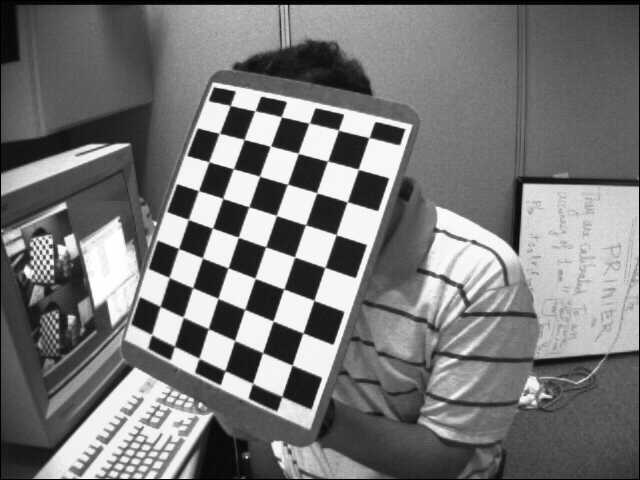
#> input picture website/block_3_vision/lsn17/cal_images/left07.jpg, 640 x 480 px, given in place of the camera
$ jupyter execute --allow-errors lsn17.ipynb   (shell and % lines are left out)   (older library calls are emulated)   (text cells are left out)
#> lines starting #> are read from the running program, lines starting #| are printed output that depends on the picture; pictures that were not available may be replaced by others from this repository, and a replacement may not be noted
[cell 1]
from __future__ import print_function, division
import numpy as np
import cv2
import time
from matplotlib import pyplot as plt # this lets you draw inline pictures in the notebooks
import pylab
pylab.rcParams['figure.figsize'] = (10.0, 18.0)

[cell 2]
cap = cv2.VideoCapture(0)
ret, frame = cap.read()
#> frame is the input picture: shape (480, 640, 3); min 0, max 255, mean 119.5
if ret:
    frame = cv2.cvtColor(frame, cv2.COLOR_BGR2RGB)
    plt.imshow(frame)

cap.release()

[cell 3]
# create a map to keep track of all these names
prop_map = {
    "pos_msec":cv2.CAP_PROP_POS_MSEC,
    "pos_frame":cv2.CAP_PROP_POS_FRAMES,
    "avi_ratio":cv2.CAP_PROP_POS_AVI_RATIO ,
    "width":cv2.CAP_PROP_FRAME_WIDTH ,
    "height":cv2.CAP_PROP_FRAME_HEIGHT ,
    "fps":cv2.CAP_PROP_FPS ,
    "fourcc":cv2.CAP_PROP_FOURCC ,
    "frame_count":cv2.CAP_PROP_FRAME_COUNT,
    "format":cv2.CAP_PROP_FORMAT ,
    "mode":cv2.CAP_PROP_MODE ,
    "brightness":cv2.CAP_PROP_BRIGHTNESS ,
    "contrast":cv2.CAP_PROP_CONTRAST ,
    "saturation":cv2.CAP_PROP_SATURATION,
    "hue":cv2.CAP_PROP_HUE ,
    "gain":cv2.CAP_PROP_GAIN ,
    "exposure":cv2.CAP_PROP_EXPOSURE ,
    "convert_rgb":cv2.CAP_PROP_CONVERT_RGB ,
 #   "white_balance":cv2.cv.CV_CAP_PROP_WHITE_BALANCE ,
    "rectification":cv2.CAP_PROP_RECTIFICATION}

# get a camera property
def get_prop(cam,name,prop_map):
    return cam.get(prop_map[name])

# set a camera property
def set_prop(cam,name,prop_map,value):
    cam.set(prop_map[name],value)

# print out all of the properites
def poll_props(cam,prop_map):
    out_map = {}
    for k,v in prop_map.items():
        result = cam.get(v)
        if( result == -1.0 ):
            out_map[k] = None
        else:
            out_map[k] = result
    return out_map

# create a camera and get its property
cam = cv2.VideoCapture(0)
properties = poll_props(cam,prop_map)

images = []

# list our properties
for k,v in properties.items():
    print("{0:<12}\t:{1:<12}".format(k,v))

# put our toys back on the shelf
cam.release()

[cell 4]
import opencvutils as cvu
from opencvutils.CameraCalibrate import CameraCalibration
print('OpenCV version {}'.format(cvu.get_opencv_version()))
#> (this line was passed over: opencvutils is not available in this run)
import glob

[cell 5]
calibration_images = 'cal_images/left*.jpg'
images = []
images = glob.glob(calibration_images)

#> (a cell that did not finish here is left out)

#> (a cell that did not finish here is left out)

#> (a cell that did not finish here is left out)

[cell 9]
imgL = cv2.pyrDown( cv2.imread('stereo/aloeL.jpg') )  # downscale images for faster processing
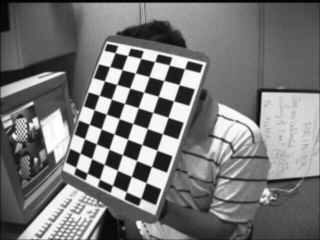
#> imgL: shape (240, 320, 3); min 1, max 255, mean 119.5
imgR = cv2.pyrDown( cv2.imread('stereo/aloeR.jpg') )
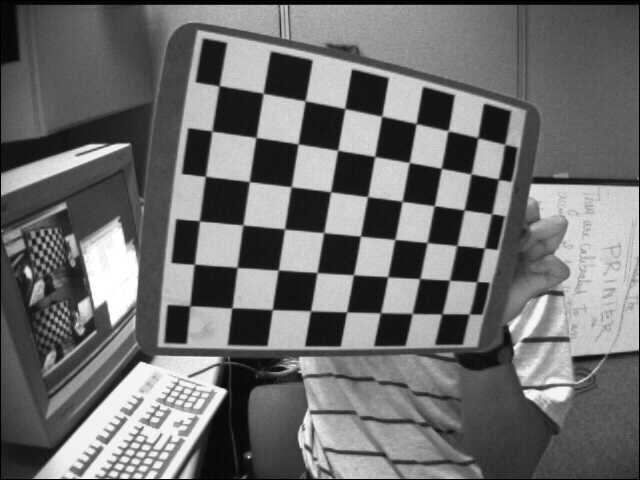
#> input picture website/block_3_vision/lsn17/cal_images/left09.jpg, 640 x 480 px, given in place of aloeR.jpg, which was not available
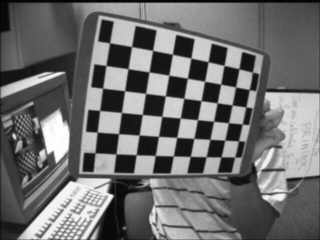
#> imgR: shape (240, 320, 3); min 1, max 255, mean 110.5

# disparity range is tuned for 'aloe' image pair
window_size = 3
min_disp = 16
num_disp = 112-min_disp
stereo = cv2.StereoSGBM_create(minDisparity = min_disp,
   numDisparities = num_disp,
   blockSize = 16,
   P1 = 8*3*window_size**2,
   P2 = 32*3*window_size**2,
   disp12MaxDiff = 1,
   uniquenessRatio = 10,
   speckleWindowSize = 100,
   speckleRange = 32
)

disparity = stereo.compute(imgL,imgR)
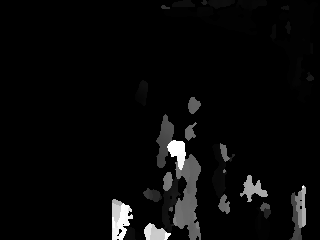
#> disparity: shape (240, 320) int16; min 240, max 1776, mean 296.4; drawn with min black and max white
plt.imshow(disparity,'gray');
